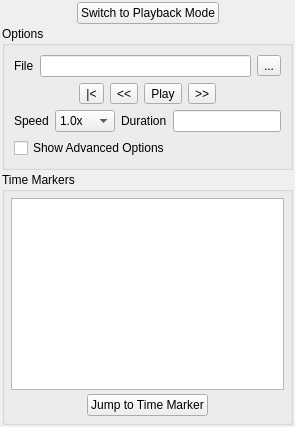
       <widget class="QWidget" name="mControlsPlaybackTab" >
        <attribute name="title" >
         <string>Playback</string>
        </attribute>
        <layout class="QVBoxLayout" >
         <property name="spacing" >
          <number>2</number>
         </property>
         <property name="leftMargin" >
          <number>2</number>
         </property>
         <property name="topMargin" >
          <number>2</number>
         </property>
         <property name="rightMargin" >
          <number>2</number>
         </property>
         <property name="bottomMargin" >
          <number>2</number>
         </property>
         <item>
          <layout class="QVBoxLayout" >
           <property name="spacing" >
            <number>6</number>
           </property>
           <property name="leftMargin" >
            <number>0</number>
           </property>
           <property name="topMargin" >
            <number>0</number>
           </property>
           <property name="rightMargin" >
            <number>0</number>
           </property>
           <property name="bottomMargin" >
            <number>0</number>
           </property>
           <item>
            <layout class="QHBoxLayout" >
             <property name="spacing" >
              <number>6</number>
             </property>
             <property name="leftMargin" >
              <number>0</number>
             </property>
             <property name="topMargin" >
              <number>0</number>
             </property>
             <property name="rightMargin" >
              <number>0</number>
             </property>
             <property name="bottomMargin" >
              <number>0</number>
             </property>
             <item>
              <spacer>
               <property name="orientation" >
                <enum>Qt::Horizontal</enum>
               </property>
               <property name="sizeHint" >
                <size>
                 <width>40</width>
                 <height>20</height>
                </size>
               </property>
              </spacer>
             </item>
             <item>
              <widget class="QPushButton" name="mPlaybackSwitchToPlaybackModePushButton" >
               <property name="toolTip" >
                <string>Switch to playback mode. This will disconnect you from the federation and </string>
               </property>
               <property name="text" >
                <string>Switch to Playback Mode</string>
               </property>
              </widget>
             </item>
             <item>
              <spacer>
               <property name="orientation" >
                <enum>Qt::Horizontal</enum>
               </property>
               <property name="sizeHint" >
                <size>
                 <width>40</width>
                 <height>20</height>
                </size>
               </property>
              </spacer>
             </item>
            </layout>
           </item>
          </layout>
         </item>
         <item>
          <widget class="QWidget" native="1" name="widget_2" >
           <layout class="QVBoxLayout" >
            <property name="spacing" >
             <number>0</number>
            </property>
            <property name="leftMargin" >
             <number>0</number>
            </property>
            <property name="topMargin" >
             <number>0</number>
            </property>
            <property name="rightMargin" >
             <number>0</number>
            </property>
            <property name="bottomMargin" >
             <number>0</number>
            </property>
            <item>
             <widget class="QGroupBox" name="mPlaybackOptionsGroupBox" >
              <property name="sizePolicy" >
               <sizepolicy vsizetype="Minimum" hsizetype="Preferred" >
                <horstretch>0</horstretch>
                <verstretch>0</verstretch>
               </sizepolicy>
              </property>
              <property name="title" >
               <string>Options</string>
              </property>
              <layout class="QVBoxLayout" >
               <property name="spacing" >
                <number>6</number>
               </property>
               <property name="leftMargin" >
                <number>9</number>
               </property>
               <property name="topMargin" >
                <number>9</number>
               </property>
               <property name="rightMargin" >
                <number>9</number>
               </property>
               <property name="bottomMargin" >
                <number>9</number>
               </property>
               <item>
                <layout class="QHBoxLayout" >
                 <property name="spacing" >
                  <number>6</number>
                 </property>
                 <property name="leftMargin" >
                  <number>0</number>
                 </property>
                 <property name="topMargin" >
                  <number>0</number>
                 </property>
                 <property name="rightMargin" >
                  <number>0</number>
                 </property>
                 <property name="bottomMargin" >
                  <number>0</number>
                 </property>
                 <item>
                  <widget class="QLabel" name="mPlaybackFileLabel" >
                   <property name="text" >
                    <string>File</string>
                   </property>
                   <property name="buddy" >
                    <cstring>mRecordFileLineEdit</cstring>
                   </property>
                  </widget>
                 </item>
                 <item>
                  <widget class="QLineEdit" name="mPlaybackFileLineEdit" >
                   <property name="toolTip" >
                    <string>The input file. This is the file that you wish to play back.</string>
                   </property>
                   <property name="readOnly" >
                    <bool>true</bool>
                   </property>
                  </widget>
                 </item>
                 <item>
                  <widget class="QToolButton" name="mPlaybackFilePushButton" >
                   <property name="text" >
                    <string>...</string>
                   </property>
                  </widget>
                 </item>
                </layout>
               </item>
               <item>
                <layout class="QHBoxLayout" >
                 <property name="spacing" >
                  <number>6</number>
                 </property>
                 <property name="leftMargin" >
                  <number>0</number>
                 </property>
                 <property name="topMargin" >
                  <number>0</number>
                 </property>
                 <property name="rightMargin" >
                  <number>0</number>
                 </property>
                 <property name="bottomMargin" >
                  <number>0</number>
                 </property>
                 <item>
                  <spacer>
                   <property name="orientation" >
                    <enum>Qt::Horizontal</enum>
                   </property>
                   <property name="sizeHint" >
                    <size>
                     <width>40</width>
                     <height>20</height>
                    </size>
                   </property>
                  </spacer>
                 </item>
                 <item>
                  <widget class="QToolButton" name="mPlaybackStartOverPushButton" >
                   <property name="toolTip" >
                    <string>Restarts the playback of the scenario</string>
                   </property>
                   <property name="text" >
                    <string>|&lt;</string>
                   </property>
                  </widget>
                 </item>
                 <item>
                  <widget class="QToolButton" name="mPlaybackJumpToPrevTimeMarkerPushButton" >
                   <property name="toolTip" >
                    <string>Jumps to the previous time marker</string>
                   </property>
                   <property name="text" >
                    <string>&lt;&lt;</string>
                   </property>
                  </widget>
                 </item>
                 <item>
                  <widget class="QToolButton" name="mPlaybackPlayPushButton" >
                   <property name="toolTip" >
                    <string>Plays the current scenario</string>
                   </property>
                   <property name="text" >
                    <string>Play</string>
                   </property>
                  </widget>
                 </item>
                 <item>
                  <widget class="QToolButton" name="mPlaybackJumpToNextTimeMarkerPushButton" >
                   <property name="toolTip" >
                    <string>Jumps to the next time marker. </string>
                   </property>
                   <property name="text" >
                    <string>>></string>
                   </property>
                  </widget>
                 </item>
                 <item>
                  <spacer>
                   <property name="orientation" >
                    <enum>Qt::Horizontal</enum>
                   </property>
                   <property name="sizeHint" >
                    <size>
                     <width>40</width>
                     <height>20</height>
                    </size>
                   </property>
                  </spacer>
                 </item>
                </layout>
               </item>
               <item>
                <layout class="QHBoxLayout" >
                 <property name="spacing" >
                  <number>6</number>
                 </property>
                 <property name="leftMargin" >
                  <number>0</number>
                 </property>
                 <property name="topMargin" >
                  <number>0</number>
                 </property>
                 <property name="rightMargin" >
                  <number>0</number>
                 </property>
                 <property name="bottomMargin" >
                  <number>0</number>
                 </property>
                 <item>
                  <widget class="QLabel" name="mPlaybackPlaybackSpeedLabel" >
                   <property name="text" >
                    <string>Speed</string>
                   </property>
                   <property name="buddy" >
                    <cstring>mPlaybackPlaybackSpeedComboBox</cstring>
                   </property>
                  </widget>
                 </item>
                 <item>
                  <widget class="QComboBox" name="mPlaybackPlaybackSpeedComboBox" >
                   <property name="toolTip" >
                    <string>Changes the speed of the scenario.</string>
                   </property>
                   <property name="currentIndex" >
                    <number>3</number>
                   </property>
                   <item>
                    <property name="text" >
                     <string>0.1x</string>
                    </property>
                   </item>
                   <item>
                    <property name="text" >
                     <string>0.25x</string>
                    </property>
                   </item>
                   <item>
                    <property name="text" >
                     <string>0.5x</string>
                    </property>
                   </item>
                   <item>
                    <property name="text" >
                     <string>1.0x</string>
                    </property>
                   </item>
                   <item>
                    <property name="text" >
                     <string>1.5x</string>
                    </property>
                   </item>
                   <item>
                    <property name="text" >
                     <string>2.0x</string>
                    </property>
                   </item>
                   <item>
                    <property name="text" >
                     <string>4.0x</string>
                    </property>
                   </item>
                   <item>
                    <property name="text" >
                     <string>8.0x</string>
                    </property>
                   </item>
                   <item>
                    <property name="text" >
                     <string>16.0x</string>
                    </property>
                   </item>
                  </widget>
                 </item>
                 <item>
                  <widget class="QLabel" name="mPlaybackDurationLabel" >
                   <property name="text" >
                    <string>Duration</string>
                   </property>
                  </widget>
                 </item>
                 <item>
                  <widget class="QLineEdit" name="mPlaybackDurationLineEdit" >
                   <property name="alignment" >
                    <set>Qt::AlignRight</set>
                   </property>
                   <property name="readOnly" >
                    <bool>true</bool>
                   </property>
                  </widget>
                 </item>
                </layout>
               </item>
               <item>
                <widget class="QCheckBox" name="mPlaybackShowAdvancedOptionsCheckBox" >
                 <property name="toolTip" >
                  <string/>
                 </property>
                 <property name="text" >
                  <string>Show Advanced Options</string>
                 </property>
                </widget>
               </item>
              </layout>
             </widget>
            </item>
           </layout>
          </widget>
         </item>
         <item>
          <widget class="QWidget" native="1" name="widget" >
           <property name="sizePolicy" >
            <sizepolicy vsizetype="Preferred" hsizetype="Preferred" >
             <horstretch>0</horstretch>
             <verstretch>10</verstretch>
            </sizepolicy>
           </property>
           <layout class="QVBoxLayout" >
            <property name="spacing" >
             <number>0</number>
            </property>
            <property name="leftMargin" >
             <number>0</number>
            </property>
            <property name="topMargin" >
             <number>0</number>
            </property>
            <property name="rightMargin" >
             <number>0</number>
            </property>
            <property name="bottomMargin" >
             <number>0</number>
            </property>
            <item>
             <widget class="QWidget" native="1" name="widget_3" >
              <property name="sizePolicy" >
               <sizepolicy vsizetype="Preferred" hsizetype="Preferred" >
                <horstretch>0</horstretch>
                <verstretch>10</verstretch>
               </sizepolicy>
              </property>
              <layout class="QVBoxLayout" >
               <property name="spacing" >
                <number>0</number>
               </property>
               <property name="leftMargin" >
                <number>0</number>
               </property>
               <property name="topMargin" >
                <number>0</number>
               </property>
               <property name="rightMargin" >
                <number>0</number>
               </property>
               <property name="bottomMargin" >
                <number>0</number>
               </property>
               <item>
                <widget class="QGroupBox" name="mPlaybackTimeMarkersGroupBox" >
                 <property name="sizePolicy" >
                  <sizepolicy vsizetype="Expanding" hsizetype="Expanding" >
                   <horstretch>0</horstretch>
                   <verstretch>0</verstretch>
                  </sizepolicy>
                 </property>
                 <property name="title" >
                  <string>Time Markers</string>
                 </property>
                 <layout class="QVBoxLayout" >
                  <property name="spacing" >
                   <number>4</number>
                  </property>
                  <property name="leftMargin" >
                   <number>6</number>
                  </property>
                  <property name="topMargin" >
                   <number>6</number>
                  </property>
                  <property name="rightMargin" >
                   <number>6</number>
                  </property>
                  <property name="bottomMargin" >
                   <number>6</number>
                  </property>
                  <item>
                   <widget class="QListWidget" name="mPlaybackTimeMarkersTextBox" >
                    <property name="toolTip" >
                     <string>Currently existing time markers in the scenario. </string>
                    </property>
                    <property name="layoutMode" >
                     <enum>QListView::Batched</enum>
                    </property>
                    <property name="batchSize" >
                     <number>1000</number>
                    </property>
                   </widget>
                  </item>
                  <item>
                   <widget class="QWidget" native="1" name="horizontalLayout_5" >
                    <layout class="QHBoxLayout" >
                     <property name="spacing" >
                      <number>6</number>
                     </property>
                     <property name="leftMargin" >
                      <number>0</number>
                     </property>
                     <property name="topMargin" >
                      <number>0</number>
                     </property>
                     <property name="rightMargin" >
                      <number>0</number>
                     </property>
                     <property name="bottomMargin" >
                      <number>0</number>
                     </property>
                     <item>
                      <spacer>
                       <property name="orientation" >
                        <enum>Qt::Horizontal</enum>
                       </property>
                       <property name="sizeHint" >
                        <size>
                         <width>40</width>
                         <height>20</height>
                        </size>
                       </property>
                      </spacer>
                     </item>
                     <item>
                      <widget class="QPushButton" name="mPlaybackJumpToTimeMarkerPushButton" >
                       <property name="toolTip" >
                        <string>Go to the currently selected time marker. </string>
                       </property>
                       <property name="text" >
                        <string>Jump to Time Marker</string>
                       </property>
                      </widget>
                     </item>
                     <item>
                      <spacer>
                       <property name="orientation" >
                        <enum>Qt::Horizontal</enum>
                       </property>
                       <property name="sizeHint" >
                        <size>
                         <width>40</width>
                         <height>20</height>
                        </size>
                       </property>
                      </spacer>
                     </item>
                    </layout>
                   </widget>
                  </item>
                 </layout>
                </widget>
               </item>
              </layout>
             </widget>
            </item>
           </layout>
          </widget>
         </item>
        </layout>
       </widget>
